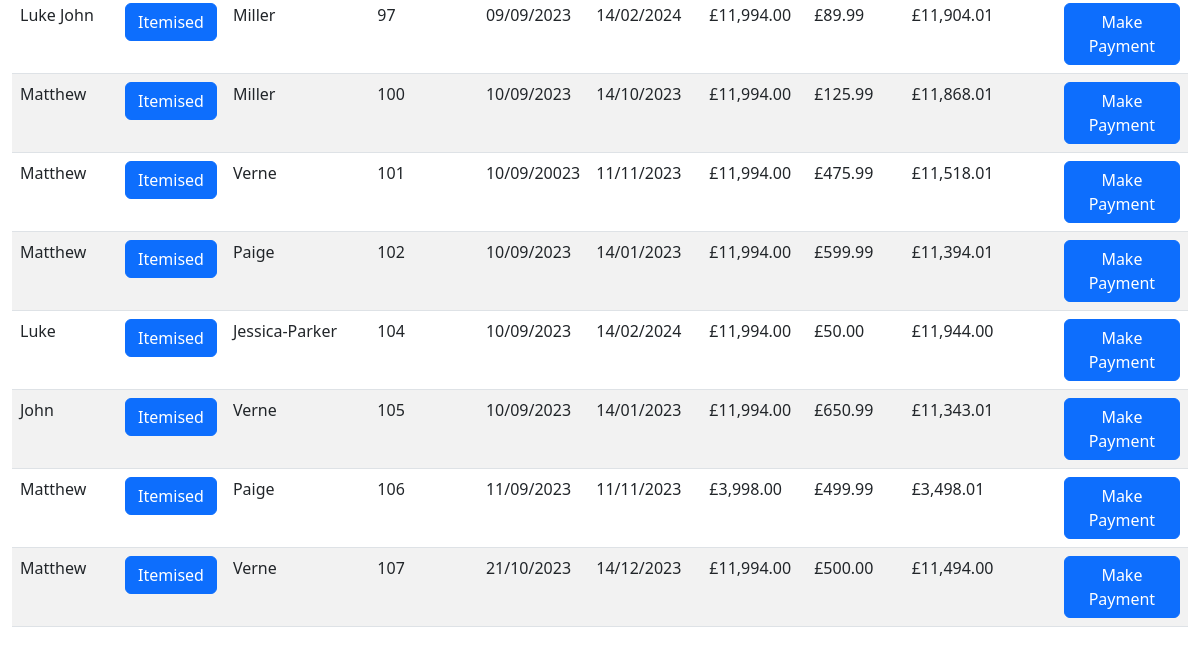
The app's page /open_orders (lower part), older data.
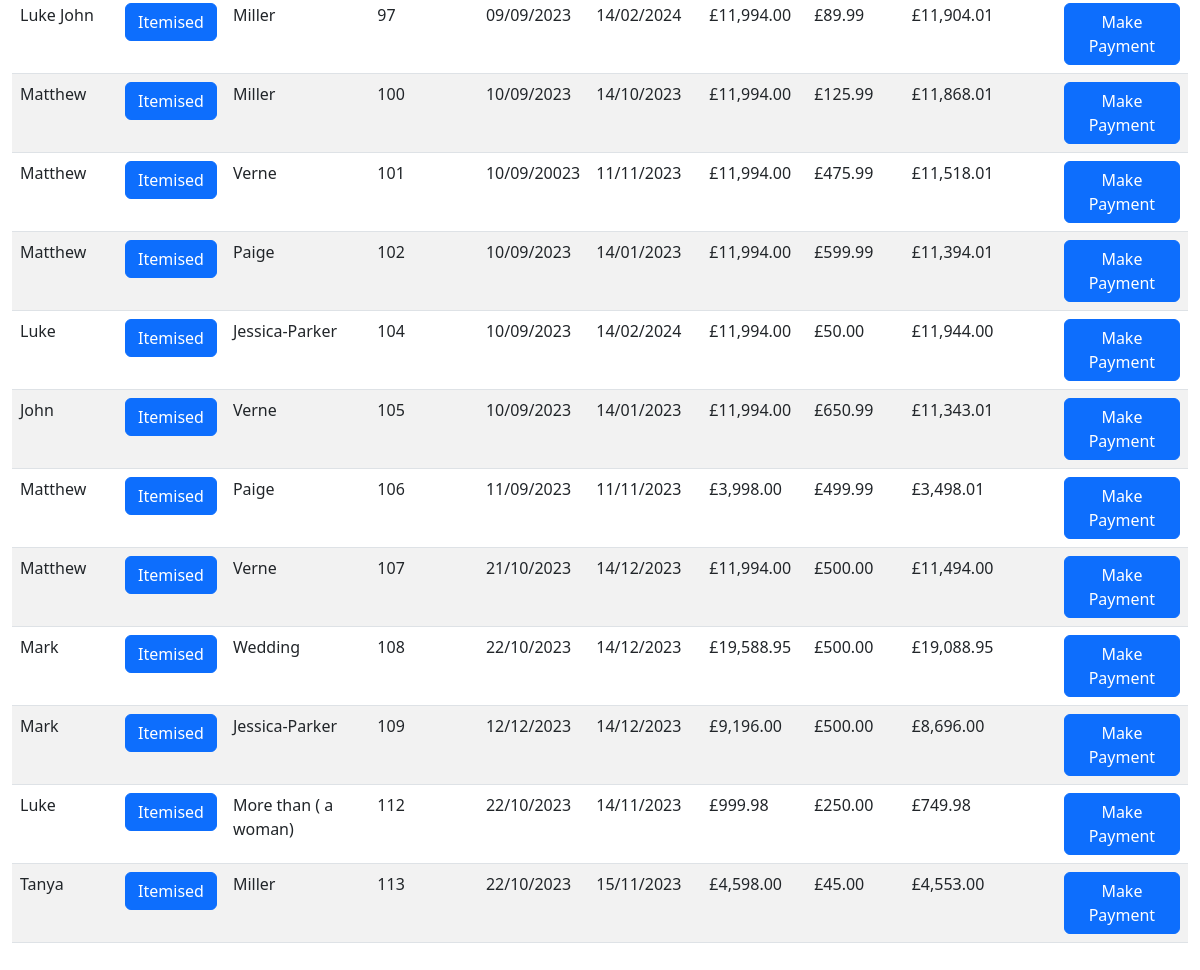
The same page, newer data.
### tables this page shows
CREATE TABLE orders(order_id INTEGER PRIMARY KEY AUTOINCREMENT NOT NULL,  cust_id INTEGER, order_no INTEGER, item_id INTEGER, staff_member TEXT, order_date DATETIME, completion TEXT, delivery_date DATETIME, colour_finish TEXT, extra_details TEXT, selling_price DECIMAL, del_col_take TEXT , quantity INTEGER, balance DECIMAL, deposit DECIMAL);

### app.py (the view)
@app.route("/open_orders", methods=["GET", "POST"])
def open_orders():
    if request.method == "POST":
        order_no = request.form.get("order_no")
        current = db.execute("SELECT * FROM orders WHERE order_no = (?);", order_no)
        for row in current:
            customer_id = row["cust_id"]
            staff_member = row["staff_member"]
            order_date = row["order_date"]
            item_id = row["item_id"]
        db.execute("INSERT INTO current_order(cust_id, staff_member, order_date, item_id, order_number) VALUES (?, ?, ?, ?, ?);", customer_id,  staff_member, order_date, item_id, order_no)
        return render_template("stock_list.html", order_no = order_no)
    else:
        ord_detail = db.execute("select orders.staff_member, orders.cust_id, last_name, order_id,orders.order_date, orders.deposit, completion, orders.delivery_date, balance, total_cost from orders JOIN customers on orders.cust_id = customers.id JOIN current_order ON current_order.order_number = orders.order_id GROUP BY order_id;")
        return render_template("open_orders.html", ord_detail = ord_detail)

### app.py (called while the page is built)
@app.after_request
def after_request(response):
    response.headers["Cache-Control"] = "no-cache, no-store, must-revalidate"
    response.headers["Expires"] = 0
    response.headers["Pragma"] = "no-cache"
    return response

### extras.py (called while the page is built)
def GBP(value):
    return f"£{value:,.2f}"

### templates/open_orders.html (shortened to what this page needs)
{% extends "layout.html" %}
{% block main %}
<div class="section">
    <table class="table table-striped">
        <tbody>
            {% for row in ord_detail %}
            <tr>
                <td class="text-start">{{ row["staff_member"] }}</td>
                <form action="/show_content" method="POST">
                    <td><input type="hidden" name="order_no" VALUE="{{ row['order_id'] }}"><button class="btn btn-primary" type="submit">Itemised</button></td>
                </form>
                <td class="text-start">{{ row["last_name"] }}</td>
                <td class="text-start">{{ row["order_id"] }}</td>
                <td class="text-start">{{ row["order_date"] }}</td>
                <td class="text-start">{{ row["delivery_date"] }}</td>
                <td class="text-start">{{ row["total_cost"] |GBP }}</td>
                <td class="text-start">{{ row["deposit"] |GBP }}</td>
                <td class="text-start">{{ (row["total_cost"] - row["deposit"]) |GBP }}</td>
                <form action="/payments" method="POST">
                    <td><input type="hidden" name="order_no" VALUE="{{ row['order_no'] }}"><button class="btn btn-primary" type="submit">Make Payment</button></td>
                </form>
                {% endfor %}
            </tr>
        </tbody>
    </table>
</div>
{% endblock %}

### templates/layout.html (shortened to what this page needs)
<!doctype html>
<html lang="en">
  <head>
    <link href="https://cdn.jsdelivr.net/npm/bootstrap@5.3.0/dist/css/bootstrap.min.css" rel="stylesheet">
    <link href="/static/styles.css" rel="stylesheet">
  </head>
  <body>
      <main class="container-fluid py-5 text-center">
        {% block main %}{% endblock %}
      </main>
  </body>

Row changes from the older to the newer data that the page shows:
added orders: staff_member "Mark", last_name "Wedding", order_id "108", order_date "22/10/2023", delivery_date "14/12/2023", total_cost|GBP "£19,588.95", deposit|GBP "£500.00", (row['total_cost']-row['deposit'])|GBP "£19,088.95"
added orders: staff_member "Mark", last_name "Jessica-Parker", order_id "109", order_date "12/12/2023", delivery_date "14/12/2023", total_cost|GBP "£9,196.00", deposit|GBP "£500.00", (row['total_cost']-row['deposit'])|GBP "£8,696.00"
added orders: staff_member "Luke", last_name "More than ( a woman)", order_id "112", order_date "22/10/2023", delivery_date "14/11/2023", total_cost|GBP "£999.98", deposit|GBP "£250.00", (row['total_cost']-row['deposit'])|GBP "£749.98"
added orders: staff_member "Tanya", last_name "Miller", order_id "113", order_date "22/10/2023", delivery_date "15/11/2023", total_cost|GBP "£4,598.00", deposit|GBP "£45.00", (row['total_cost']-row['deposit'])|GBP "£4,553.00"
